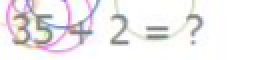
#> input picture captcha.png, 130 x 30 px (shown 2 times larger)
$ python -i MathCaptchaSolver.py   (imports and definitions only)
#> lines starting #> are read from the running program, lines starting #| are printed output that depends on the picture
import cv2
import numpy as np
from transformers import TrOCRProcessor, VisionEncoderDecoderModel
from PIL import Image
import re

# Initialize the processor and model for image-to-text
# [1 line that did not run here, left out]
# [1 line that did not run here, left out]

class CaptchaSolver:
    def __init__(self, image_np):
        self.image = image_np
        self.kernel = np.ones((2, 2), np.uint8)

    def enhance_legibility(self, cropped_image):
        gray = cv2.cvtColor(cropped_image, cv2.COLOR_BGR2GRAY)
        _, mask = cv2.threshold(gray, 0, 255, cv2.THRESH_BINARY | cv2.THRESH_OTSU)
        return cv2.erode(cv2.blur(mask, (2, 2)), self.kernel, iterations=1)

    def math_operation(self, left_number, right_number, operation='+'):
        if isinstance(left_number, int) and isinstance(right_number, int):
            return eval(f"{left_number} {operation} {right_number}")
        else:
            return None

    def math_operation_for_both_signs(self, left_number, right_number):
        if isinstance(left_number, int) and isinstance(right_number, int):
            return left_number + right_number
        else:
            return None

    def numpy_to_pil(self, numpy_array):
        return Image.fromarray(cv2.cvtColor(numpy_array, cv2.COLOR_BGR2RGB))

    def resolve(self, left_image, right_image, sign_image):
        def get_text_from_image(image):
            pixel_values = processor(images=image, return_tensors="pt").pixel_values
            generated_ids = model.generate(pixel_values)
            return processor.batch_decode(generated_ids, skip_special_tokens=True)[0]

        sign = get_text_from_image(self.numpy_to_pil(sign_image))
        left_number = get_text_from_image(self.numpy_to_pil(left_image))

        def convert_to_number(string):
            if isinstance(string, str):
                string = re.sub('[^A-Za-z0-9 ]+', '', string.replace('-', "").replace("Z", "7").replace("%", "6").replace("&", "8").replace("'", "").replace('/', "").replace(':', '1').replace('S', '5').replace('s', '5'))
                return int(string) if string.isnumeric() else None
            else:
                return string

        left_number = convert_to_number(left_number)
        print('left_number:', left_number)

        if sign in {'+', '@', '4', '*'}:
            print('sign:', sign)
            right_number = get_text_from_image(self.numpy_to_pil(right_image))
            right_number = convert_to_number(right_number)
            print('right_number:', right_number)
            return self.math_operation(left_number, right_number)
        else:
            unfixed_right_number = ''.join(char for char in get_text_from_image(self.numpy_to_pil(right_image)) if isinstance(char, int))
            print('right_number:', unfixed_right_number)
            return self.math_operation_for_both_signs(left_number, unfixed_right_number)

    def solve_captcha(self):
        positions = {'left': 5, 'right': 52, 'sign': 33}
        dimensions = {'width': 25, 'width_sign': 15, 'width_right': 14}
        left_image = self.image[7:27, positions['left']:positions['left'] + dimensions['width']]
        right_image = self.image[6:24, positions['right']:positions['right'] + dimensions['width_right']]
        sign_image = self.image[10:25, positions['sign']:positions['sign'] + dimensions['width_sign']]

        left_enhanced = self.enhance_legibility(left_image)
        right_enhanced = self.enhance_legibility(right_image)

        return self.resolve(left_enhanced, right_enhanced, sign_image)

>>> import cv2
>>> picture = cv2.imread('captcha.png')
#> picture is the input picture: shape (30, 130, 3); mean B, G, R 238.2, 236.6, 239.4
>>> result = CaptchaSolver(picture).solve_captcha()
#> in solve_captcha, `left_image = self.image[7:27, positions['left']:positions['left'] + di..`:
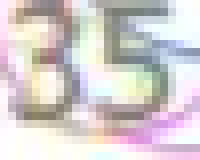
#> left_image: shape (20, 25, 3) (shown 8 times larger); mean B, G, R 206.3, 205.9, 212.8
#> in enhance_legibility, `gray = cv2.cvtColor(cropped_image, cv2.COLOR_BGR2GRAY)`:
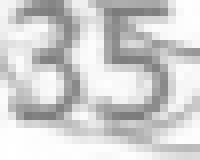
#> gray: shape (20, 25) (shown 8 times larger); min 123, max 255, mean 208
#> in enhance_legibility, `_, mask = cv2.threshold(gray, 0, 255, cv2.THRESH_BINARY | cv2.THRESH_O..`:
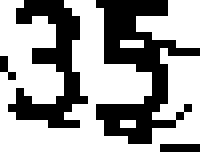
#> mask: shape (20, 25) (shown 8 times larger); 64.4% white; black in thin lines or dots
#> in enhance_legibility, `return cv2.erode(cv2.blur(mask, (2, 2)), self.kernel, iterations=1)`:
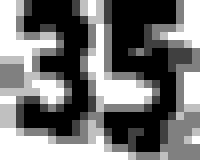
#> returned value: shape (20, 25) (shown 8 times larger); min 0, max 255, mean 116.6
#> (the run stopped early here; a loop or call above may not have finished)
